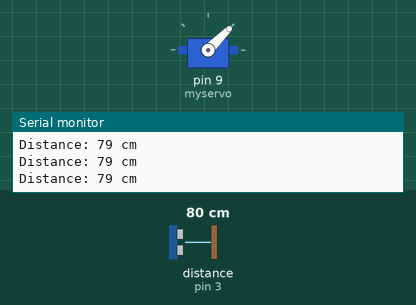
This sketch was run on a simulated Arduino Uno, built with avr-gcc and run on an emulated ATmega328P. On the bench: servo, the last lines printed to the serial monitor. Wiring (inferred from the names in the program): ultrasonic range finder: trigger pin 2; echo pin 3. The test bench sets the inputs (shaded band); at power-on: distance to the obstacle (sensor on pin 3) 80 cm. The echo pulse lasts 58.3 µs per cm; the audio player accepts every command and is not drawn.

Above: at 1.7 s.
1.8 s: distance to the obstacle (sensor on pin 3) set to 2 cm
4.8 s: distance to the obstacle (sensor on pin 3) set to 37 cm
7.8 s: distance to the obstacle (sensor on pin 3) set to 46 cm
At 10.1 s:
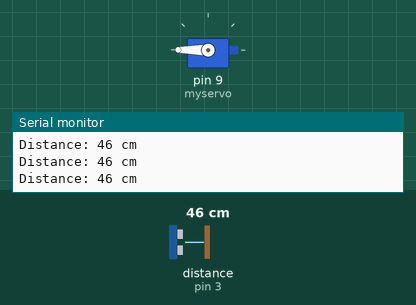
10.8 s: distance to the obstacle (sensor on pin 3) set to 18 cm
13.8 s: distance to the obstacle (sensor on pin 3) set to 60 cm
At 15.3 s:
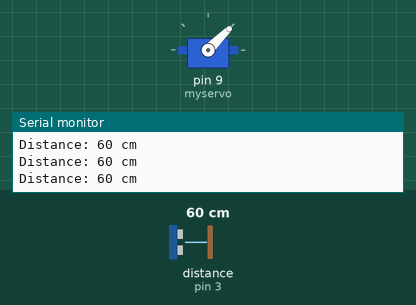
Timing chart, 0 to 17.8 s (numbered marks = the images above; inputs shaded):
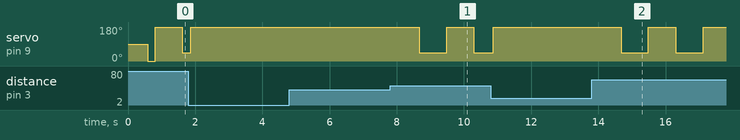

Measured:
- after the input at 7.8 s, servo on pin 9 (myservo): 180° → 45° after 0.87 s, → 180° 0.81 s later, → 45° 0.81 s later
- after the input at 13.8 s, servo on pin 9 (myservo): alternates 180° for 0.81 s and 45° for 0.81 s, starting after 0.88 s

The sketch:

dxarts.ino
```cpp
#include "SoftwareSerial.h"
#include "DFRobotDFPlayerMini.h"
#include <Servo.h>

// Use pins 11 and 10 to communicate with DFPlayer Mini
static const uint8_t PIN_MP3_TX = 11;  // Connects to module's RX
static const uint8_t PIN_MP3_RX = 10;  // Connects to module's TX
SoftwareSerial softwareSerial(PIN_MP3_RX, PIN_MP3_TX);

// ultrasonic sensor
const int trigPin = 2;   // Pin for trigger
const int echoPin = 3;   // Pin for echo
long duration;            // Variable to store duration of the echo pulse
int distance = 100;             // Variable to store the calculated distance
const int CHATTER = 4;
const int STATIC = 1;

Servo myservo;  // Create servo object to control a servo
int pos = 0;              // Variable to store the servo position
long tick = millis(); // track last tick

byte volumeLevel = 0; // main chatter
byte staticVolume = 0; // trigger at certain distance

// state
int track = 1; // store last track for sound - 1 for main, 2 for static
int servoPos = 0; // store last pos to move to other
long staticTime = 0; // track when static was started
long lastDistanceTime = 0; // for delaying distance measure

// Create the Player object
DFRobotDFPlayerMini player;

void setup() {
  // servo
  myservo.attach(9);      // Attach the servo on pin 9 to the servo object

  // sensor
  pinMode(trigPin, OUTPUT); // Set trigPin as OUTPUT
  pinMode(echoPin, INPUT);  // Set echoPin as INPUT

  // Init USB serial port for debugging
  Serial.begin(9600);
  // Init serial port for DFPlayer Mini
  softwareSerial.begin(9600);

  // Start communication with DFPlayer Mini
  if (player.begin(softwareSerial)) {
    Serial.println("DFPlayer Mini online.");
    player.volume(30); // Set initial volume to maximum (adjustable later)
    player.play(1);    // Play the first MP3 file on the SD card
  } else {
    Serial.println("Failed to connect to DFPlayer Mini.");
  }
}

void loop() {
  // Trigger the ultrasonic sensor
  digitalWrite(trigPin, LOW);
  delayMicroseconds(2);
  digitalWrite(trigPin, HIGH);
  delayMicroseconds(10);
  digitalWrite(trigPin, LOW);

  // Read the echo and calculate distance
  // if (millis() - lastDistanceTime >= 700) {
  //   duration = pulseIn(echoPin, HIGH);
  //   distance = (duration * 0.0343) / 2;
  //   lastDistanceTime = millis();
  // }

  distance = calc_average();

  // Print distance to Serial Monitor
  Serial.print("Distance: ");
  Serial.print(distance);
  Serial.println(" cm");

  if (distance > 40) {
    if (track != CHATTER) {
      player.volume(30);
      player.play(CHATTER); // should already be playing, TODO detect when it ends
    }
    if (millis() - tick >= 800) {
      if (pos != 180) {
        pos = 180;
      } else {
        pos = 45;
      }
      tick = millis();
    }
    myservo.write(pos);
    track = CHATTER;
  } else {
    player.volume(20);
    if (track != STATIC || millis() - staticTime >= 3000) {
      player.play(STATIC);
      staticTime = millis();
      myservo.write(180);
    }
    track = STATIC;
  }

  if (player.readType() == DFPlayerError) {
    Serial.println("Error detected!");
  }
}

// denoise sensor readings
float calc_average()
{
  static float average = -1.0 ;
  if (average == -1.0)  // special case for first reading.
  {
    average = read_distance () ;
    return average ;
  }
  average += 0.5 * (read_distance() - average) ;
  return average ;
}

float read_distance ()
{
  long duration = pulseIn(echoPin, HIGH);
  return (duration/2) / 29.1; //Distance calculation per cm
}
```
